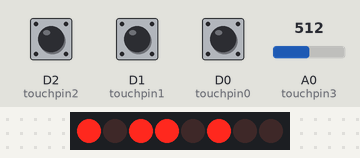
Bench run of a sketch on a simulated ESP8266 (NodeMCU). Parts: 8 shift-register outputs drawn as a row of LEDs (first output left, lit = HIGH). Wiring (inferred from the names in the program): shift register (74HC595): data D6; shift clock D7; latch D5. Wiring (inferred from the signals the program sends): row of LEDs: on Q0, Q1, Q2, Q3, Q4, Q5, Q6, Q7. The test bench sets the inputs (shaded band); at power-on: A0 (touchpin3) = 512, D2 (touchpin2) HIGH, D1 (touchpin1) HIGH, D0 (touchpin0) HIGH. WiFi joins after 1.5 s; servers stay silent unless stated; EEPROM starts erased.

Above: at 3.0 s.
3.1 s: A0 (touchpin3) set to 132
4.6 s: A0 (touchpin3) set to 112
At 5.7 s:
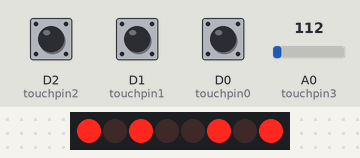
6.1 s: D2 (touchpin2) pulled LOW for 0.15 s
At 6.17 s:
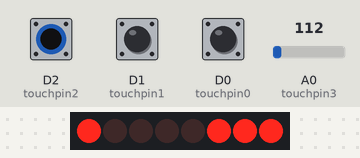
7.7 s: D1 (touchpin1) pulled LOW for 0.15 s
At 7.78 s:
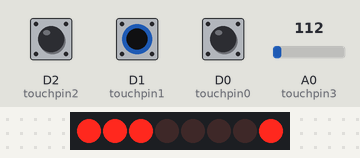
9.3 s: D0 (touchpin0) pulled LOW for 0.15 s
At 9.38 s:
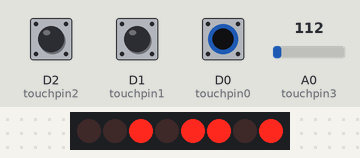
10.9 s: D0 (touchpin0) pulled LOW for 3.2 s
At 15.4 s:
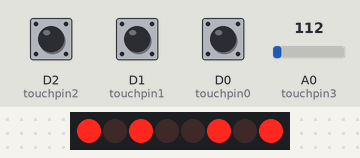
Timing chart, 0 to 16.6 s (numbered marks = the images above; inputs shaded):
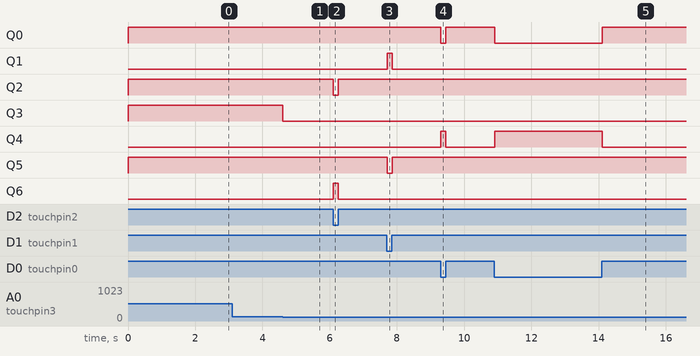

Measured:
- the behaviour switches between 126 and 125 on A0 (touchpin3) (found by bisection; images 0 and 1)
- after the input at 3.1 s, every drawn part: stays the same
- after the input at 4.6 s, Q3: HIGH → LOW at once
- after the input at 6.1 s, Q2: HIGH → LOW at once, → HIGH 0.15 s later; Q6: LOW → HIGH at once, → LOW 0.15 s later
- after the input at 7.7 s, Q1: LOW → HIGH at once, → LOW 0.15 s later; Q5: HIGH → LOW at once, → HIGH 0.15 s later
- after the input at 9.3 s, Q0: HIGH → LOW at once, → HIGH 0.15 s later; Q4: LOW → HIGH at once, → LOW 0.15 s later
- after the input at 10.9 s, Q0: HIGH → LOW at once, → HIGH 3.2 s later; Q4: LOW → HIGH at once, → LOW 3.2 s later

The sketch:

code.ino
```cpp
#define BLYNK_PRINT Serial
#include <ESP8266WiFi.h>
#include <BlynkSimpleEsp8266.h>
#include <EEPROM.h>

int clockPin = D7;
int dataPin = D6;
int latchPin = D5;
int touchpin0 = D0;
int touchpin1 = D1;
int touchpin2 = D2;
int touchpin3 = A0;
int button0;
int button1;
int button2;
int button3;
int swichstate0;
int swichstate1;
int swichstate2;
int swichstate3;
int touch0;
int touch1;
int touch2;
int touch3;
int touchstate0;
int touchstate1;
int touchstate2;
int touchstate3;
int state0;
int state1;
int state2;
int state3;
int pins_values=0;

char auth[] = "8efdcdb37f9546148d548d7f10908952";
char ssid[] = "Searching,Please Wait...";
char pass[] = "njmsa500";

BLYNK_WRITE(V0)
{
  button0 = param.asInt();
}
BLYNK_WRITE(V1)
{
  button1 = param.asInt();
}
BLYNK_WRITE(V2)
{
  button2 = param.asInt();
}
BLYNK_WRITE(V3)
{
  button3 = param.asInt();
}


void setup()
{
  pinMode(latchPin, OUTPUT);
  pinMode(clockPin, OUTPUT);
  pinMode(dataPin, OUTPUT);
  pinMode(touchpin0, INPUT_PULLUP);
  pinMode(touchpin1, INPUT_PULLUP);
  pinMode(touchpin2, INPUT_PULLUP);
  EEPROM.begin(512);
  intial();
  Blynk.begin(auth, ssid, pass);
}

void loop(){
  Blynk.run();
  trigger();
  EEPROM.commit();
  delay(5);
}

void intial(){
  touchstate0 = EEPROM.read(0);
  touchstate1 = EEPROM.read(1);
  touchstate2 = EEPROM.read(2);
  touchstate3 = EEPROM.read(3);
  trigger();
  }

void trigger(){
  if(switch0()){
    bitSet(pins_values,0);
    bitClear(pins_values,4);
    }
    else {
       bitClear(pins_values,0);
       bitSet(pins_values,4);
      }

      if(switch1()){
    bitSet(pins_values,1);
    bitClear(pins_values,5);
    }
    else {
       bitClear(pins_values,1);
       bitSet(pins_values,5);
      }

     if(switch2()){
    bitSet(pins_values,2);
    bitClear(pins_values,6);
    }
    else {
       bitClear(pins_values,2);
       bitSet(pins_values,6);
      }

      if(switch3()){
    bitSet(pins_values,3);
    bitClear(pins_values,7);
    }
    else {
       bitClear(pins_values,3);
       bitSet(pins_values,7);
      }
        digitalWrite(latchPin, LOW);
  shiftOut(dataPin, clockPin, MSBFIRST, pins_values);
  digitalWrite(latchPin, HIGH);
  }

int switch0(){
  if(digitalRead(touchpin0)== HIGH){
    touch0 =  true;
    }
    else{
    touch0 =  false;
      }
  if(touch0 != state0){
    if(state0==true){
      state0 = false;
      if(touchstate0 == true){
        touchstate0 = false;
        }
        else {
          touchstate0 = true;
          }
      }
      else{
        state0 = true;
        if(touchstate0 == true){
        touchstate0 = false;
        }
        else {
          touchstate0 = true;
          }
        }
    }
  if(swichstate0 != touchstate0){
    swichstate0 = touchstate0;
    if(touchstate0 == true){
    Blynk.virtualWrite(V0,HIGH);
    button0 = true;
    }
    else{
      Blynk.virtualWrite(V0,LOW);
      button0 = false;
      }
    }
  if(swichstate0 != button0){
    swichstate0 = button0;
    touchstate0 = button0;
    }
    EEPROM.write(0,swichstate0);
    return swichstate0;
  }

  bool switch1(){
     if(digitalRead(touchpin1)== LOW){
    touch1 =  true;
    }
    else{
    touch1 =  false;
      }
  if(touch1 != state1){
    if(state1==true){
      state1 = false;
      if(touchstate1 == true){
        touchstate1 = false;
        }
        else {
          touchstate1 = true;
          }
      }
      else{
        state1 = true;
        if(touchstate1 == true){
        touchstate1 = false;
        }
        else {
          touchstate1 = true;
          }
        }
    }
  if(swichstate1 != touchstate1){
    swichstate1 = touchstate1;
    if(touchstate1 == true){
    Blynk.virtualWrite(V1,HIGH);
    button1 = true;
    }
    else{
      Blynk.virtualWrite(V1,LOW);
      button1 = false;
      }
    }
  if(swichstate1 != button1){
    swichstate1 = button1;
    touchstate1 = button1;
    }
    EEPROM.write(1,swichstate1);
    return swichstate1;
  }

  bool switch2(){
    if(digitalRead(touchpin2)== HIGH){
    touch2 =  true;
    }
    else{
    touch2 =  false;
      }
  if(touch2 != state2){
    if(state2==true){
      state2 = false;
      if(touchstate2 == true){
        touchstate2 = false;
        }
        else {
          touchstate2 = true;
          }
      }
      else{
        state2 = true;
        if(touchstate2 == true){
        touchstate2 = false;
        }
        else {
          touchstate2 = true;
          }
        }
    }
  if(swichstate2 != touchstate2){
    swichstate2 = touchstate2;
    if(touchstate2 == true){
    Blynk.virtualWrite(V2,HIGH);
    button2 = true;
    }
    else{
      Blynk.virtualWrite(V2,LOW);
      button2 = false;
      }
    }
  if(swichstate2 != button2){
    swichstate2 = button2;
    touchstate2 = button2;
    }
    EEPROM.write(2,swichstate2);
    return swichstate2;
  }

  bool switch3(){
   if(analogRead(touchpin3) > 125){
    touch3 =  true;
    }
    else{
    touch3 =  false;
      }
  if(touch3 != state3){
    if(state3==true){
      state3 = false;
      if(touchstate3 == true){
        touchstate3 = false;
        }
        else {
          touchstate3 = true;
          }
      }
      else{
        state3 = true;
        if(touchstate3 == true){
        touchstate3 = false;
        }
        else {
          touchstate3 = true;
          }
        }
    }
  if(swichstate3 != touchstate3){
    swichstate3 = touchstate3;
    if(touchstate3 == true){
    Blynk.virtualWrite(V3,HIGH);
    button3 = true;
    }
    else{
      Blynk.virtualWrite(V3,LOW);
      button3 = false;
      }
    }
  if(swichstate3 != button3){
    swichstate3 = button3;
    touchstate3 = button3;
    }
    EEPROM.write(3,swichstate3);
    return swichstate3;
  }
```
